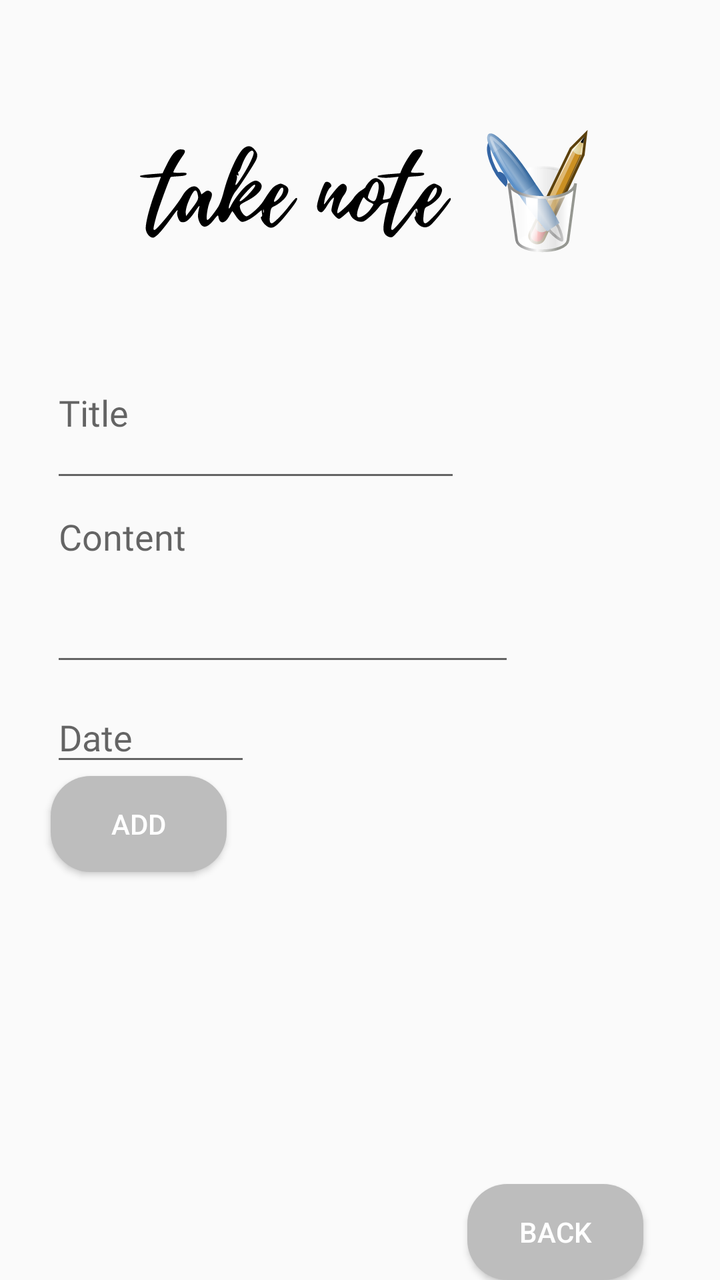
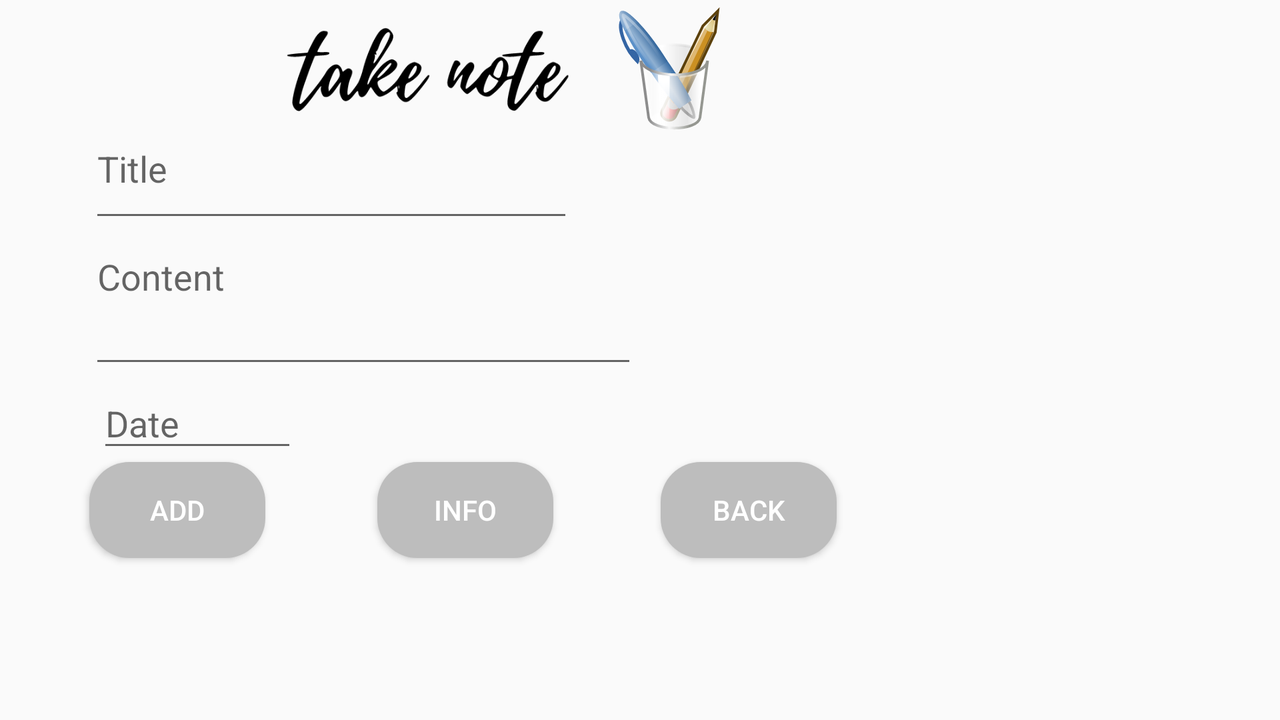

An Android layout and its configuration variant, each rendered on a device that would load it. The default file and the variant file are quoted in full after the pictures.
<!-- AndroidManifest.xml: application theme AppTheme -->
<!-- res/layout/activity_edit.xml -->
<?xml version="1.0" encoding="utf-8"?>

<android.support.constraint.ConstraintLayout xmlns:android="http://schemas.android.com/apk/res/android"
    xmlns:app="http://schemas.android.com/apk/res-auto"
    android:layout_width="match_parent"
    android:layout_height="match_parent">
    tools:context=".EditActivity">

    <ImageView
        android:id="@+id/imageView"
        android:layout_width="252dp"
        android:layout_height="180dp"
        android:layout_marginTop="4dp"
        app:srcCompat="@drawable/ic_note"
        app:layout_constraintEnd_toEndOf="parent"
        app:layout_constraintHorizontal_bias="0.0"
        app:layout_constraintStart_toStartOf="@+id/guideline4"
        app:layout_constraintTop_toTopOf="parent" />

    <androidx.constraintlayout.widget.Guideline
        android:id="@+id/guideline"
        android:layout_width="wrap_content"
        android:layout_height="wrap_content"
        android:orientation="horizontal"
        app:layout_constraintGuide_end="743dp" />

    <androidx.constraintlayout.widget.Guideline
        android:id="@+id/guideline4"
        android:layout_width="wrap_content"
        android:layout_height="wrap_content"
        android:orientation="vertical"
        app:layout_constraintGuide_percent="0.07" />


    <EditText
        android:id="@+id/etTitle"
        android:layout_width="205dp"
        android:layout_height="62dp"
        android:ems="10"
        android:fontFamily="@font/sarala"
        android:gravity="start|top"
        android:hint="@string/title"
        android:inputType="textMultiLine"
        app:layout_constraintStart_toStartOf="@+id/guideline4"
        app:layout_constraintTop_toBottomOf="@+id/imageView" />

    <EditText
        android:id="@+id/etContent"
        android:layout_width="232dp"
        android:layout_height="92dp"
        android:ems="10"
        android:fontFamily="@font/sarala"
        android:gravity="start|top"
        android:hint="@string/content"
        android:inputType="textMultiLine"
        app:layout_constraintBottom_toBottomOf="parent"
        app:layout_constraintStart_toStartOf="@+id/guideline4"
        app:layout_constraintTop_toBottomOf="@+id/etTitle"
        app:layout_constraintVertical_bias="0.0" />

    <EditText
        android:id="@+id/editTextDate"
        android:layout_width="100dp"
        android:layout_height="42dp"
        android:layout_marginTop="100dp"
        android:ems="10"
        android:fontFamily="@font/sarala"
        android:hint="@string/date"
        android:inputType="date"
        app:layout_constraintStart_toStartOf="@+id/guideline4"
        app:layout_constraintTop_toTopOf="@+id/etContent" />

    <Button
        android:id="@+id/add"
        style="@style/AppTheme.Button"
        android:layout_width="wrap_content"
        android:layout_height="wrap_content"
        android:layout_marginBottom="136dp"
        android:onClick="onClickAdd"
        android:text="Add"
        app:layout_constraintBottom_toTopOf="@+id/guideline2"
        app:layout_constraintStart_toStartOf="@+id/guideline4"
        app:layout_constraintTop_toBottomOf="@+id/editTextDate"
        app:layout_constraintVertical_bias="0.0" />


    <Button
        android:id="@+id/exit"
        style="@style/AppTheme.Button"
        android:layout_width="wrap_content"
        android:layout_height="wrap_content"
        android:onClick="Exit"
        android:text="Back"
        app:layout_constraintBottom_toBottomOf="parent"
        app:layout_constraintEnd_toStartOf="@+id/guideline11"
        app:layout_constraintHorizontal_bias="0.733"
        app:layout_constraintStart_toStartOf="parent"
        app:layout_constraintTop_toBottomOf="@+id/info"
        app:layout_constraintVertical_bias="0.822" />

    <androidx.constraintlayout.widget.Guideline
        android:id="@+id/guideline11"
        android:layout_width="wrap_content"
        android:layout_height="wrap_content"
        android:orientation="vertical"
        app:layout_constraintGuide_begin="407dp" />

    <androidx.constraintlayout.widget.Guideline
        android:id="@+id/guideline2"
        android:layout_width="wrap_content"
        android:layout_height="wrap_content"
        android:orientation="horizontal"
        app:layout_constraintGuide_begin="701dp" />

    <ImageView
        android:id="@+id/imageView4"
        android:layout_width="81dp"
        android:layout_height="64dp"
        android:layout_marginStart="204dp"
        android:layout_marginLeft="204dp"
        app:layout_constraintBottom_toTopOf="@+id/guideline2"
        app:layout_constraintEnd_toEndOf="parent"
        app:layout_constraintHorizontal_bias="0.01"
        app:layout_constraintStart_toStartOf="@+id/imageView"
        app:layout_constraintTop_toTopOf="parent"
        app:layout_constraintVertical_bias="0.102"
        app:srcCompat="@drawable/ic_applications_office" />


</android.support.constraint.ConstraintLayout>
<!-- resources referenced by this layout -->
<resources>
  <!-- drawable ic_applications_office: vector/xml drawable (drawable, 13614 chars, omitted) -->
  <!-- drawable ic_note: vector/xml drawable (drawable, 4609 chars, omitted) -->
  <string name="content">Content</string>
  <string name="date"> Date</string>
  <string name="title">Title</string>
  <style name="AppTheme.Button" parent="Widget.AppCompat.Button">
          <item name="android:textColor">@color/colorTextBtn</item>
          <item name="android:background">@drawable/mybuttonstyle</item>
          <item name="android:padding">5dp</item>
      </style>
  <style name="AppTheme" parent="Theme.AppCompat.Light.DarkActionBar">
          
          <item name="colorPrimary">@color/colorPrimary</item>
          <item name="colorPrimaryDark">@color/colorPrimaryDark</item>
          <item name="colorAccent">@color/colorAccent</item>
      </style>
  <color name="colorTextBtn">#ffffff</color>
  <!-- drawable mybuttonstyle (drawable) -->
  <?xml version="1.0" encoding="utf-8"?>
  
  <shape xmlns:android="http://schemas.android.com/apk/res/android" android:shape="rectangle">
      <solid android:color="@color/colorBtn"/>
      <corners android:radius="20dp"/>
  </shape>
  <color name="colorPrimary">#00e5ff</color>
  <color name="colorPrimaryDark">#00b2cc</color>
  <color name="colorAccent">#8d8d8d</color>
  <color name="colorBtn">#bdbdbd</color>
</resources>
<!-- res/layout-land/activity_edit.xml (the repository's variant of the layout above) -->
<!-- drawn on the phone turned sideways -->
<?xml version="1.0" encoding="utf-8"?>

<android.support.constraint.ConstraintLayout xmlns:android="http://schemas.android.com/apk/res/android"
    android:layout_width="match_parent"
    android:layout_height="match_parent"
    xmlns:app="http://schemas.android.com/apk/res-auto">
    tools:context=".EditActivity">

    <ImageView
        android:id="@+id/imageView"
        android:layout_width="345dp"
        android:layout_height="58dp"
        android:layout_marginTop="4dp"
        app:srcCompat="@drawable/ic_note"
        app:layout_constraintEnd_toEndOf="parent"
        app:layout_constraintHorizontal_bias="0.0"
        app:layout_constraintStart_toStartOf="@+id/guideline4"
        app:layout_constraintTop_toTopOf="parent" />

    <androidx.constraintlayout.widget.Guideline
        android:id="@+id/guideline"
        android:layout_width="wrap_content"
        android:layout_height="wrap_content"
        android:orientation="horizontal"
        app:layout_constraintGuide_end="743dp" />

    <androidx.constraintlayout.widget.Guideline
        android:id="@+id/guideline4"
        android:layout_width="wrap_content"
        android:layout_height="wrap_content"
        android:orientation="vertical"
        app:layout_constraintGuide_percent="0.07" />


    <EditText
        android:id="@+id/etTitle"
        android:layout_width="242dp"
        android:layout_height="54dp"
        android:ems="10"
        android:gravity="start|top"
        android:hint="Title"
        android:inputType="textMultiLine"
        app:layout_constraintStart_toStartOf="@+id/guideline4"
        app:layout_constraintTop_toBottomOf="@+id/imageView" />

    <EditText
        android:id="@+id/etContent"
        android:layout_width="274dp"
        android:layout_height="73dp"
        android:ems="10"
        android:gravity="start|top"
        android:hint="Content"
        android:inputType="textMultiLine"
        app:layout_constraintBottom_toBottomOf="parent"
        app:layout_constraintStart_toStartOf="@+id/guideline4"
        app:layout_constraintTop_toBottomOf="@+id/etTitle"
        app:layout_constraintVertical_bias="0.0" />

    <EditText
        android:id="@+id/editTextDate"
        android:layout_width="100dp"
        android:layout_height="42dp"
        android:layout_marginStart="4dp"
        android:layout_marginLeft="4dp"
        android:ems="10"
        android:hint="Date"
        android:inputType="date"
        app:layout_constraintStart_toStartOf="@+id/guideline4"
        app:layout_constraintTop_toBottomOf="@+id/etContent" />

    <Button
        android:id="@+id/add"
        style="@style/AppTheme.Button"
        android:layout_width="wrap_content"
        android:layout_height="wrap_content"
        android:layout_marginBottom="136dp"
        android:text="Add"
        app:layout_constraintBottom_toTopOf="@+id/guideline2"
        app:layout_constraintStart_toStartOf="@+id/guideline4"
        app:layout_constraintTop_toBottomOf="@+id/editTextDate"
        app:layout_constraintVertical_bias="0.0" />

    <Button
        android:id="@+id/info"
        style="@style/AppTheme.Button"
        android:layout_width="wrap_content"
        android:layout_height="wrap_content"
        android:layout_marginStart="56dp"
        android:layout_marginLeft="56dp"
        android:layout_marginBottom="396dp"
        android:onClick="onClickInfo"
        android:text="Info"
        app:layout_constraintBottom_toTopOf="@+id/guideline2"
        app:layout_constraintStart_toEndOf="@+id/add"
        app:layout_constraintTop_toTopOf="@+id/guideline12"
        app:layout_constraintVertical_bias="0.0" />

    <Button
        android:id="@+id/exit"
        style="@style/AppTheme.Button"
        android:layout_width="wrap_content"
        android:layout_height="wrap_content"
        android:layout_marginBottom="104dp"
        android:onClick="Exit"
        android:text="Back"
        app:layout_constraintBottom_toBottomOf="parent"
        app:layout_constraintEnd_toStartOf="@+id/guideline11"
        app:layout_constraintHorizontal_bias="0.731"
        app:layout_constraintStart_toEndOf="@+id/info"
        app:layout_constraintTop_toTopOf="@+id/guideline12"
        app:layout_constraintVertical_bias="0.0" />

    <androidx.constraintlayout.widget.Guideline
        android:id="@+id/guideline11"
        android:layout_width="wrap_content"
        android:layout_height="wrap_content"
        android:orientation="vertical"
        app:layout_constraintGuide_begin="438dp" />

    <androidx.constraintlayout.widget.Guideline
        android:id="@+id/guideline2"
        android:layout_width="wrap_content"
        android:layout_height="wrap_content"
        android:orientation="horizontal"
        app:layout_constraintGuide_begin="701dp" />

    <ImageView
        android:id="@+id/imageView4"
        android:layout_width="81dp"
        android:layout_height="64dp"
        android:layout_marginStart="204dp"
        android:layout_marginLeft="204dp"
        app:layout_constraintBottom_toTopOf="@+id/guideline2"
        app:layout_constraintEnd_toEndOf="parent"
        app:layout_constraintHorizontal_bias="0.151"
        app:layout_constraintStart_toStartOf="@+id/imageView"
        app:layout_constraintTop_toTopOf="parent"
        app:layout_constraintVertical_bias="0.006"
        app:srcCompat="@drawable/ic_applications_office" />

    <androidx.constraintlayout.widget.Guideline
        android:id="@+id/guideline12"
        android:layout_width="wrap_content"
        android:layout_height="wrap_content"
        android:orientation="horizontal"
        app:layout_constraintGuide_begin="231dp" />


</android.support.constraint.ConstraintLayout>
<!-- resources referenced by the variant -->
<!-- as the phone turned sideways resolves them -->
<resources>
  <!-- drawable ic_applications_office: vector/xml drawable (drawable, 13614 chars, omitted) -->
  <!-- drawable ic_note: vector/xml drawable (drawable, 4609 chars, omitted) -->
  <style name="AppTheme.Button" parent="Widget.AppCompat.Button">
          <item name="android:textColor">@color/colorTextBtn</item>
          <item name="android:background">@drawable/mybuttonstyle</item>
          <item name="android:padding">5dp</item>
      </style>
  <style name="AppTheme" parent="Theme.AppCompat.Light.DarkActionBar">
          
          <item name="colorPrimary">@color/colorPrimary</item>
          <item name="colorPrimaryDark">@color/colorPrimaryDark</item>
          <item name="colorAccent">@color/colorAccent</item>
      </style>
  <color name="colorTextBtn">#ffffff</color>
  <!-- drawable mybuttonstyle (drawable) -->
  <?xml version="1.0" encoding="utf-8"?>
  
  <shape xmlns:android="http://schemas.android.com/apk/res/android" android:shape="rectangle">
      <solid android:color="@color/colorBtn"/>
      <corners android:radius="20dp"/>
  </shape>
  <color name="colorPrimary">#00e5ff</color>
  <color name="colorPrimaryDark">#00b2cc</color>
  <color name="colorAccent">#8d8d8d</color>
  <color name="colorBtn">#bdbdbd</color>
</resources>
